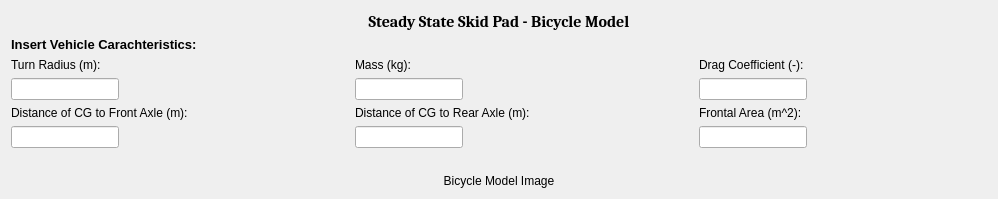
      <widget class="QWidget" name="tab_Vehicle_Params">
       <attribute name="title">
        <string>Vehicle Parameters</string>
       </attribute>
       <layout class="QVBoxLayout" name="verticalLayout_8">
        <item>
         <layout class="QGridLayout" name="gridLayout_4">
          <item row="0" column="0">
           <widget class="QLabel" name="label_47">
            <property name="enabled">
             <bool>true</bool>
            </property>
            <property name="sizePolicy">
             <sizepolicy hsizetype="Preferred" vsizetype="Minimum">
              <horstretch>0</horstretch>
              <verstretch>0</verstretch>
             </sizepolicy>
            </property>
            <property name="minimumSize">
             <size>
              <width>10</width>
              <height>20</height>
             </size>
            </property>
            <property name="font">
             <font>
              <family>Cambria</family>
              <pointsize>12</pointsize>
              <bold>true</bold>
             </font>
            </property>
            <property name="text">
             <string>Steady State Skid Pad - Bicycle Model</string>
            </property>
            <property name="alignment">
             <set>Qt::AlignmentFlag::AlignCenter</set>
            </property>
           </widget>
          </item>
          <item row="1" column="0">
           <widget class="QLabel" name="label_46">
            <property name="font">
             <font>
              <pointsize>10</pointsize>
              <bold>true</bold>
             </font>
            </property>
            <property name="text">
             <string>Insert Vehicle Carachteristics:</string>
            </property>
           </widget>
          </item>
         </layout>
        </item>
        <item>
         <layout class="QHBoxLayout" name="horizontalLayout_15">
          <item>
           <layout class="QVBoxLayout" name="verticalLayout_16">
            <item>
             <widget class="QLabel" name="label">
              <property name="text">
               <string>Turn Radius (m): </string>
              </property>
             </widget>
            </item>
            <item>
             <layout class="QHBoxLayout" name="horizontalLayout_16">
              <item>
               <widget class="QLineEdit" name="radiusInput"/>
              </item>
              <item>
               <spacer name="horizontalSpacer_11">
                <property name="orientation">
                 <enum>Qt::Orientation::Horizontal</enum>
                </property>
                <property name="sizeType">
                 <enum>QSizePolicy::Policy::Fixed</enum>
                </property>
                <property name="sizeHint" stdset="0">
                 <size>
                  <width>180</width>
                  <height>20</height>
                 </size>
                </property>
               </spacer>
              </item>
             </layout>
            </item>
            <item>
             <widget class="QLabel" name="label_3">
              <property name="text">
               <string>Distance of CG to Front Axle (m): </string>
              </property>
             </widget>
            </item>
            <item>
             <layout class="QHBoxLayout" name="horizontalLayout_17">
              <item>
               <widget class="QLineEdit" name="aInput"/>
              </item>
              <item>
               <spacer name="horizontalSpacer_12">
                <property name="orientation">
                 <enum>Qt::Orientation::Horizontal</enum>
                </property>
                <property name="sizeType">
                 <enum>QSizePolicy::Policy::Fixed</enum>
                </property>
                <property name="sizeHint" stdset="0">
                 <size>
                  <width>180</width>
                  <height>20</height>
                 </size>
                </property>
               </spacer>
              </item>
             </layout>
            </item>
           </layout>
          </item>
          <item>
           <spacer name="horizontalSpacer_9">
            <property name="orientation">
             <enum>Qt::Orientation::Horizontal</enum>
            </property>
            <property name="sizeType">
             <enum>QSizePolicy::Policy::Fixed</enum>
            </property>
            <property name="sizeHint" stdset="0">
             <size>
              <width>50</width>
              <height>20</height>
             </size>
            </property>
           </spacer>
          </item>
          <item>
           <layout class="QVBoxLayout" name="verticalLayout_17">
            <item>
             <widget class="QLabel" name="label_2">
              <property name="text">
               <string>Mass (kg): </string>
              </property>
             </widget>
            </item>
            <item>
             <layout class="QHBoxLayout" name="horizontalLayout_18">
              <item>
               <widget class="QLineEdit" name="massInput"/>
              </item>
              <item>
               <spacer name="horizontalSpacer_13">
                <property name="orientation">
                 <enum>Qt::Orientation::Horizontal</enum>
                </property>
                <property name="sizeType">
                 <enum>QSizePolicy::Policy::Fixed</enum>
                </property>
                <property name="sizeHint" stdset="0">
                 <size>
                  <width>180</width>
                  <height>20</height>
                 </size>
                </property>
               </spacer>
              </item>
             </layout>
            </item>
            <item>
             <widget class="QLabel" name="label_4">
              <property name="text">
               <string>Distance of CG to Rear Axle (m):</string>
              </property>
             </widget>
            </item>
            <item>
             <layout class="QHBoxLayout" name="horizontalLayout_19">
              <item>
               <widget class="QLineEdit" name="bInput"/>
              </item>
              <item>
               <spacer name="horizontalSpacer_14">
                <property name="orientation">
                 <enum>Qt::Orientation::Horizontal</enum>
                </property>
                <property name="sizeType">
                 <enum>QSizePolicy::Policy::Fixed</enum>
                </property>
                <property name="sizeHint" stdset="0">
                 <size>
                  <width>180</width>
                  <height>20</height>
                 </size>
                </property>
               </spacer>
              </item>
             </layout>
            </item>
           </layout>
          </item>
          <item>
           <spacer name="horizontalSpacer_10">
            <property name="orientation">
             <enum>Qt::Orientation::Horizontal</enum>
            </property>
            <property name="sizeType">
             <enum>QSizePolicy::Policy::Fixed</enum>
            </property>
            <property name="sizeHint" stdset="0">
             <size>
              <width>50</width>
              <height>20</height>
             </size>
            </property>
           </spacer>
          </item>
          <item>
           <layout class="QVBoxLayout" name="verticalLayout_18">
            <item>
             <widget class="QLabel" name="label_5">
              <property name="text">
               <string>Drag Coefficient (-):</string>
              </property>
             </widget>
            </item>
            <item>
             <layout class="QHBoxLayout" name="horizontalLayout_20">
              <item>
               <widget class="QLineEdit" name="CdInput"/>
              </item>
              <item>
               <spacer name="horizontalSpacer_15">
                <property name="orientation">
                 <enum>Qt::Orientation::Horizontal</enum>
                </property>
                <property name="sizeType">
                 <enum>QSizePolicy::Policy::Fixed</enum>
                </property>
                <property name="sizeHint" stdset="0">
                 <size>
                  <width>180</width>
                  <height>20</height>
                 </size>
                </property>
               </spacer>
              </item>
             </layout>
            </item>
            <item>
             <widget class="QLabel" name="label_6">
              <property name="text">
               <string>Frontal Area (m^2):</string>
              </property>
             </widget>
            </item>
            <item>
             <layout class="QHBoxLayout" name="horizontalLayout_21">
              <item>
               <widget class="QLineEdit" name="frontalAreaInput"/>
              </item>
              <item>
               <spacer name="horizontalSpacer_16">
                <property name="orientation">
                 <enum>Qt::Orientation::Horizontal</enum>
                </property>
                <property name="sizeType">
                 <enum>QSizePolicy::Policy::Fixed</enum>
                </property>
                <property name="sizeHint" stdset="0">
                 <size>
                  <width>180</width>
                  <height>20</height>
                 </size>
                </property>
               </spacer>
              </item>
             </layout>
            </item>
           </layout>
          </item>
         </layout>
        </item>
        <item>
         <spacer name="verticalSpacer_13">
          <property name="orientation">
           <enum>Qt::Orientation::Vertical</enum>
          </property>
          <property name="sizeType">
           <enum>QSizePolicy::Policy::Fixed</enum>
          </property>
          <property name="sizeHint" stdset="0">
           <size>
            <width>20</width>
            <height>20</height>
           </size>
          </property>
         </spacer>
        </item>
        <item>
         <widget class="QLabel" name="imageLabel">
          <property name="text">
           <string>Bicycle Model Image</string>
          </property>
          <property name="alignment">
           <set>Qt::AlignmentFlag::AlignCenter</set>
          </property>
         </widget>
        </item>
       </layout>
      </widget>
